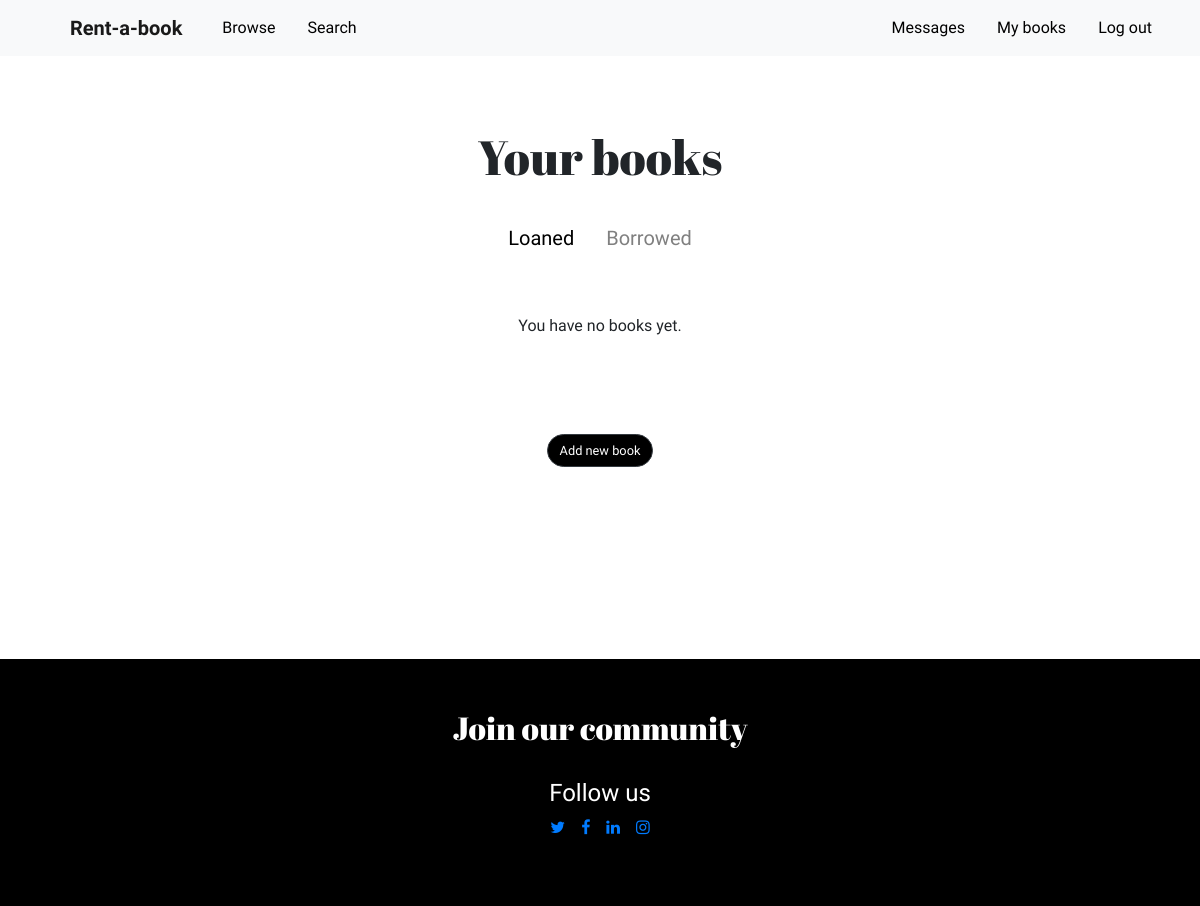
The page /mybooks/ (signed in) on the database as committed earlier.
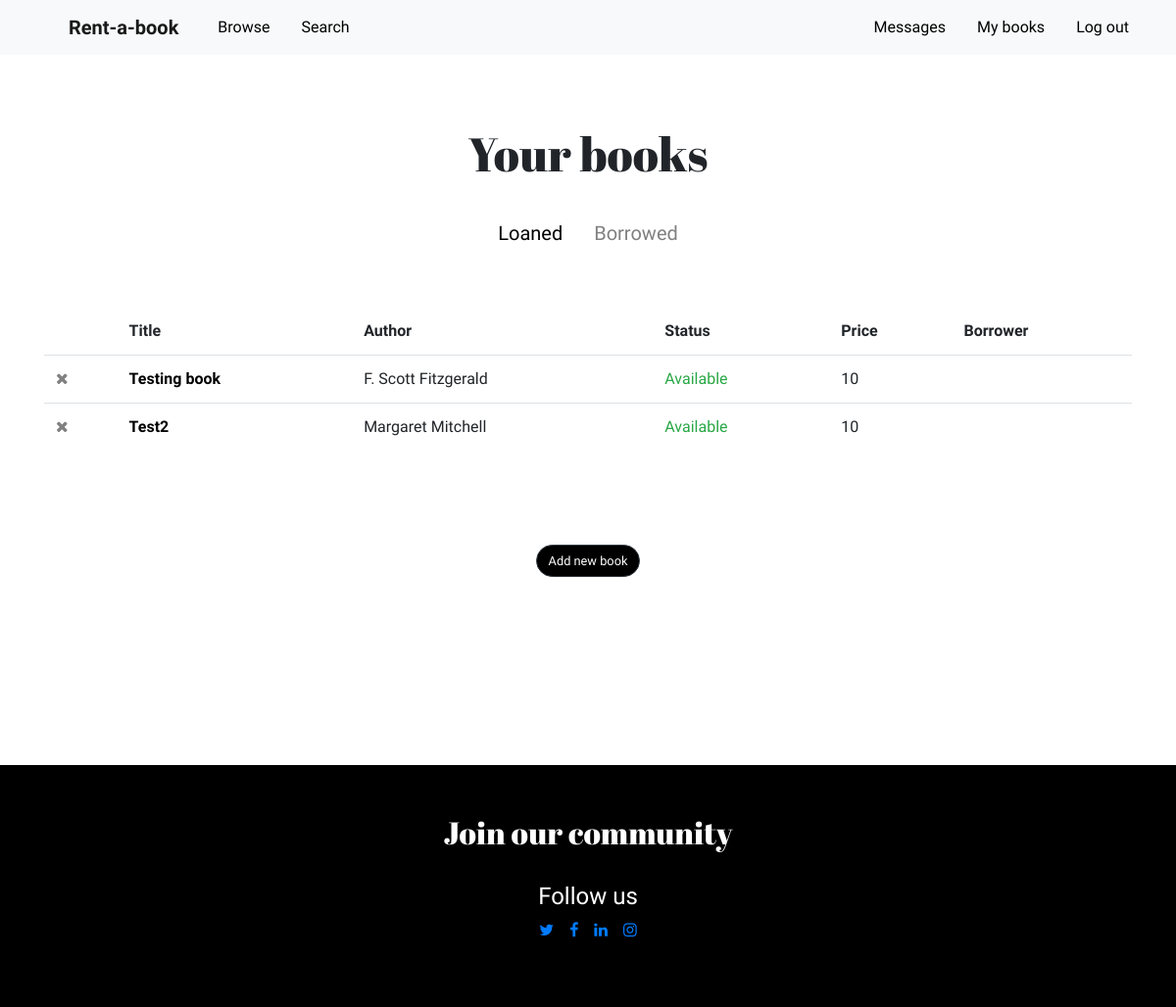
The same page on the database as committed later.
### rentabook/models.py (models this page shows, shortened)
class BookInstance(models.Model):
    created_by = models.ForeignKey(User, on_delete=models.SET_NULL, null=True, related_name="owner")
    borrower = models.ForeignKey(User, on_delete=models.SET_NULL, null=True, blank=True, related_name="borrower")
    cover = models.ImageField(upload_to='images/', blank=False)
    def cover_tag(self):
        if self.cover:
            return mark_safe('<img src="%s" style="width: 45px; height: 60px;" />' % self.cover.url)
        else:
            return 'No Cover Found'
    cover_tag.short_description = 'Cover'
    title = models.CharField(max_length=255, blank=False, help_text='Enter book title')
    author = models.CharField(max_length=255, blank=False, help_text='Enter book author')
    genre = models.ManyToManyField(Genre, blank=False, help_text='Select a genre for this book')
    summary = models.TextField(
        blank=False,
        max_length=1000,
        help_text='Enter a brief description of the book (max. 1000 characters)')
    background_color = models.CharField(max_length=10, blank=False, help_text='Enter background color')
    condition_choices = [
        ('1', 'Like New'),
        ('2', 'Good'),
        ('3', 'Fair'),
    ]
    condition = models.CharField(
        choices=condition_choices,
        max_length=1,
        blank=False,
        default='p')
    price_choices = [(i, i) for i in range (10, 60, 10)]
    price = models.IntegerField(choices=price_choices, default=10, blank=False)
    due_back = models.DateField(null=True, blank=True)
    LOAN_STATUS = (
        ('o', 'On loan'),
        ('a', 'Available'),
        ('m', 'Maintenance'),
    )
    status = models.CharField(
        max_length=1,
        choices=LOAN_STATUS,
        blank=True,
        default='a',
        help_text='Book availability',
    )
    class Meta:
        ordering = ['due_back', 'status']
    def display_genre(self):
        """Create a string for the Genre. This is required to display genre in Admin."""
        return ', '.join(genre.name for genre in self.genre.all()[:3])
    display_genre.short_description = 'Genre'

### rentabook/views.py (the view)
# urls.py: path('mybooks/', views.BooksByUserListView.as_view(), name='my-books'),
class BooksByUserListView(LoginRequiredMixin,generic.ListView):
    model = BookInstance
    template_name ='rentabook/my_books.html'
    paginate_by = 10
    def get_queryset(self):
        return BookInstance.objects.filter(borrower=self.request.user).filter(status__exact='o').order_by('-due_back')
    def get_context_data(self, **kwargs):
        context = super(BooksByUserListView, self).get_context_data(**kwargs)
        context['loaned_books'] = BookInstance.objects.filter(created_by=self.request.user).order_by('-due_back')
        context["new_message"] = new_message_alert(self.request.user)
        return context

### rentabook/utils.py (called while the page is built)
def new_message_alert(request_user):
    if not request_user in User.objects.all():
        return False
    convos = Dialog.objects.filter(Q(owner=request_user) | Q(opponent=request_user))
    if len(convos) > 0:
        for convo in convos:
            if convo.messages.all().count() > 0:
                if not convo.messages.last().read and convo.messages.last().sender != request_user:
                    return True
    return False

### rentabook/templates/rentabook/my_books.html (shortened to what this page needs)
{% extends "base_generic.html" %}
{% block main %}
<div class="container mt-5">
    <div class="row mx-0">
        <div class="my-4 mx-auto">
            <h1>Your books</h1>
        </div>
    </div>
    <div class="row mx-0 mb-4">
        <ul class="nav mx-auto" id="my_books" role="tablist">
            <li class="nav-item tab-item">
                <a class="nav-link active" id="loaned-tab" data-toggle="tab" href="#loaned" role="tab"
                    aria-controls="loaned" aria-selected="true"><h5>Loaned</h5></a>
            </li>
            <li class="nav-item tab-item">
                <a class="nav-link" id="borrowed-tab" data-toggle="tab" href="#borrowed" role="tab"
                    aria-controls="borrowed" aria-selected="false"><h5>Borrowed</h5></a>
            </li>
        </ul>
    </div>
    <div class="tab-content" id="myTabContent">
        <div class="tab-pane fade show active" id="loaned" role="tabpanel" aria-labelledby="loaned-tab">
            <br>
            {% if loaned_books %}
            <table class="table">
                <thead>
                    <tr>
                        <th scope="col"></th>
                        <th scope="col">Title</th>
                        <th scope="col">Author</th>
                        <th scope="col">Status</th>
                        <th scope="col" class="no_mobile_display">Price</th>
                        <th scope="col" class="no_mobile_display">Borrower</th>
                    </tr>
                </thead>
                <tbody>
                    {% for bookinst in loaned_books %}
                    <tr>
                        <td>
                            <a href="#" class="remove" id="{{ bookinst.id }}" data-title="{{ bookinst.title }}">
                                <i class="fa fa-times" style="color: grey"></i>
                            </a>
                        </td>
                        <td><a href="{% url 'book-detail' bookinst.pk %}"><b>{{ bookinst.title }}</b></a></td>
                        <td>{{ bookinst.author }}</td>
                        <td>
                            {% if bookinst.status == 'o' %}
                            <span class="text-warning">
                                {{ bookinst.get_status_display }}
                                <span style="font-size: 0.7rem;">
                                    until {{ bookinst.due_back }}
                                </span>
                            </span>
                            {% else %}
                            <span class="{% if bookinst.status == 'a' %}text-success{% else %}text-danger{% endif %}">
                                {{ bookinst.get_status_display }}
                            </span>
                            {% endif %}
                        </td>
                        <td class="no_mobile_display">{{ bookinst.price }}</td>
                        <td class="no_mobile_display">
                        </td>
                    </tr>
                    {% endfor %}
                </tbody>
            </table>
            {% else %}
            <p class="text-center">You have no books yet.</p>
            {% endif %}
            <div class="my-5 pt-5 text-center">
                <a href="{% url 'add-book' %}">
                    <button class="btn btn-dark rounded-pill">
                        Add new book
                    </button>
                </a>
            </div>
        </div>
    </div>
</div>
{% endblock %}

Rows that differ between the two databases and show on the page:
added BookInstance: title "Testing book", author "F. Scott Fitzgerald", status "Available", price "10"
added BookInstance: title "Test2", author "Margaret Mitchell", status "Available", price "10"
Other text that changed with them:
text no longer shown: "You have no books yet."
text now shown: "Title Author Status Price Borrower"
